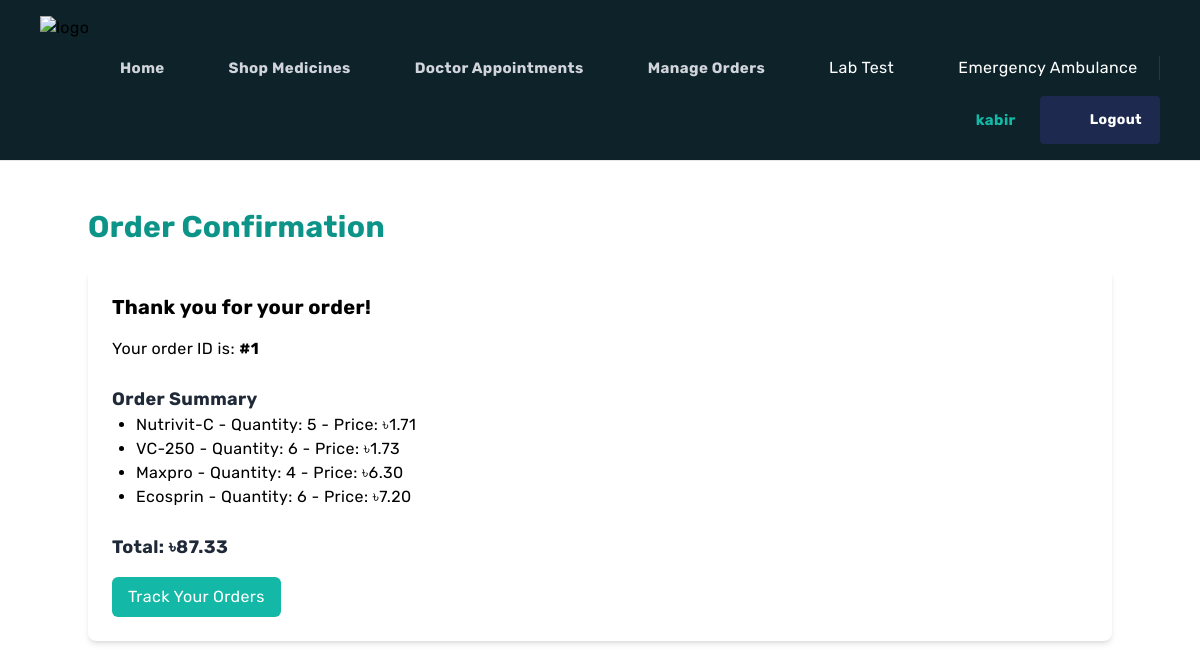
/order_confirmation/1/ (signed in), run on the app's committed database.
### hospital/models.py (models this page shows, shortened)
class Order(models.Model):
    STATUS_CHOICES = [
        ('pending', 'Pending'),
        ('processing', 'Processing'),
        ('shipped', 'Shipped'),
        ('out_for_delivery', 'Out for Delivery'),
        ('delivered', 'Delivered'),
        ('cancelled', 'Cancelled'),
        ('returned', 'Returned'),
    ]
    user = models.ForeignKey(User, on_delete=models.CASCADE, related_name='orders')
    medicines = models.ManyToManyField('Medicine', through='OrderItem', related_name='orders')
    total = models.DecimalField(max_digits=10, decimal_places=2, default=0.00)
    ordered_at = models.DateTimeField(auto_now_add=True)
    status = models.CharField(max_length=20, choices=STATUS_CHOICES, default='pending')
    tracking_number = models.CharField(max_length=50, unique=True, blank=True, null=True)
    courier_name = models.CharField(max_length=50, blank=True, null=True)
    expected_delivery_date = models.DateField(blank=True, null=True)
    shipping_address = models.CharField(max_length=255, blank=True, null=True)
    delivery_instructions = models.TextField(blank=True, null=True)

class OrderItem(models.Model):
    order = models.ForeignKey(Order, on_delete=models.CASCADE, related_name='order_items')
    medicine = models.ForeignKey(Medicine, on_delete=models.CASCADE, related_name='order_items')
    quantity = models.PositiveIntegerField(default=1)

class Medicine(models.Model):
    CATEGORY_CHOICES = [
        ('Diabetic Care', 'Diabetic Care'),
        ('OTC Medicine', 'OTC Medicine'),
        ('Pain Relief', 'Pain Relief'),
        ('Vitamins & Supplements', 'Vitamins & Supplements'),
        ('Womens Care', 'Womens Care'),
        ('Cold & Flu', 'Cold & Flu'),
        ('Skin Care', 'Skin Care'),
        ('Others', 'Others'),
    ]
    TYPE_CHOICES = [
        ('Tablet', 'Tablet'),
        ('Syrup', 'Syrup'),
        ('Capsule', 'Capsule'),
        ('Injection', 'Injection'),
        ('Cream', 'Cream'),
        ('Gel', 'Gel'),
        ('Others', 'Others'),
    ]
    name = models.CharField(max_length=255)
    manufacturer = models.CharField(max_length=255)
    image = models.ImageField(upload_to='medicines/')
    price = models.DecimalField(max_digits=10, decimal_places=2)
    category = models.CharField(max_length=50, choices=CATEGORY_CHOICES)
    dosage_mg = models.PositiveIntegerField()
    type = models.CharField(max_length=50, choices=TYPE_CHOICES)
    description = models.TextField(blank=True, null=True)
    stock = models.PositiveIntegerField(default=0)

### hospital/views.py (the view)
# urls.py: path('order_confirmation/<str:order_id>/', order_confirmation, name='order_confirmation'),
@login_required
def order_confirmation(request, order_id):
    order = get_object_or_404(Order, user=request.user, id=order_id)
    context = {
        'order': order,
    }
    return render(request, 'order_confirmation.html', context)

### templates/order_confirmation.html (shortened to what this page needs)
{% extends "base.html" %}
{% block content %}
<div class="container mx-auto py-12 min-h-screen">
    <h2 class="text-3xl font-bold text-teal-600 mb-6">Order Confirmation</h2>
    <div class="bg-white p-6 rounded-lg shadow-md">
        <h3 class="text-xl font-bold mb-4">Thank you for your order!</h3>
        <p>Your order ID is: <strong>#{{ order.id }}</strong></p>
        <h4 class="text-lg font-bold text-gray-800 mt-6">Order Summary</h4>
        <ul class="list-disc ml-6">
            {% for item in order.order_items.all %}
            <li>{{ item.medicine.name }} - Quantity: {{ item.quantity }} - Price: ৳{{ item.medicine.price }}</li>
            {% endfor %}
        </ul>
        <h4 class="text-lg font-bold text-gray-800 mt-6">Total: ৳{{ order.total }}</h4>
        <a href="{% url 'manage_orders' %}" class="mt-4 inline-block bg-teal-500 text-white px-4 py-2 rounded-md hover:bg-teal-700">Track Your Orders</a>
    </div>
</div>
{% endblock %}

### templates/base.html (shortened to what this page needs)
<!DOCTYPE html>
<html lang="en">
<head>
    <script src="https://cdn.tailwindcss.com"></script>
</head>
<body class="tracking-wide">
    <header class='flex border-b py-4 px-4 sm:px-10 bg-[#0d2329] min-h-[70px] tracking-wide relative z-50 sticky top-0'>
        <div class='flex flex-wrap items-center gap-4 w-full'>
            <a href="{% url 'home' %}">
                <img src="https://i.postimg.cc/3xGXxqt8/E-care-3-Final.png" alt="logo" class='w-36' />
            </a>
            <div id="collapseMenu"
                class='lg:!flex lg:flex-auto lg:ml-12 max-lg:hidden max-lg:before:fixed max-lg:before:bg-black max-lg:before:opacity-50 max-lg:before:inset-0 max-lg:before:z-50'>
                <div
                    class="lg:!flex lg:flex-auto max-lg:fixed max-lg:bg-white max-lg:w-1/2 max-lg:min-w-[300px] max-lg:top-0 max-lg:left-0 max-lg:p-6 max-lg:h-full max-lg:shadow-md max-lg:overflow-auto z-50">
                    <ul class='lg:flex lg:gap-x-8 max-lg:space-y-2'>
                        <li class='max-lg:border-b max-lg:py-3'>
                            <a href="{% url 'home' %}"
                                class='hover:text-teal-500 text-gray-300 block font-bold text-[15px] flex items-center'>
                                <box-icon name='home' color='#fff' class='mr-2'></box-icon> Home
                            </a>
                        </li>
                        <li class='max-lg:border-b max-lg:py-3'>
                            <a href="{% url 'shopmedicine' %}"
                                class='hover:text-teal-500 text-gray-300 block font-bold text-[15px] flex items-center'>
                                <box-icon name='store' color='#fff' class='mr-2'></box-icon> Shop Medicines
                            </a>
                        </li>
                        <li class='max-lg:border-b max-lg:py-3'>
                            <a href="{% url 'appointments' %}"
                                class='hover:text-teal-500 text-gray-300 block font-bold text-[15px] flex items-center'>
                                <box-icon name='calendar' color='#fff' class='mr-2'></box-icon> Doctor Appointments
                            </a>
                        </li>
                        <li class='max-lg:border-b max-lg:py-3'>
                            <a href="{% url 'manage_orders' %}"
                                class='hover:text-teal-500 text-gray-300 block font-bold text-[15px] flex items-center'>
                                <box-icon name='cart' color='#fff' class='mr-2'></box-icon> Manage Orders
                            </a>
                        </li>
                        <li>
                            <a href="{% url 'lab_tests' %}"
                                class="flex items-center space-x-2 text-white hover:text-teal-400">
                                <box-icon name='vial' color='#fff'></box-icon><span>Lab Test</span>
                            </a>
                        </li>
                        <li>
                            <a href="{% url 'emergency_ambulance' %}"
                                class="flex items-center space-x-2 text-white hover:text-teal-400">
                                <box-icon name='ambulance' type='solid' color='#ffffff'></box-icon><span>Emergency Ambulance</span>
                            </a>
                        </li>
                    </ul>
                </div>
            </div>
            <div class='flex items-center ml-auto space-x-6'>
                {% if user.is_authenticated %}
                  <a href="{% url 'user_profile' %}" class='text-teal-500 text-gray-200 block font-bold text-[15px] flex items-center'>
                    <box-icon name='user' color='#fff' class='mr-2'></box-icon>
                    {{ user.username }}
                </a>
                  <form action="{% url 'logout' %}" method="post">
                    <button type="submit"
                      class='px-4 py-2.5 text-sm rounded font-bold text-white border-2 border-[#1d294f] bg-[#1d294f] transition-all ease-in-out duration-300 hover:bg-transparent hover:text-teal-400 flex items-center'>
                      <box-icon name='log-out' color='#fff' class='mr-2'></box-icon>
                      Logout
                    </button>
                  </form>
                {% endif %}
              </div>
    </header>
    {% block content %}{% endblock %}
</body>
</html>

### templates/base.html (style rules this page uses)
body { font-family: "Rubik", sans-serif; }

### data on the page
Order: id "1", total "87.33"
OrderItem: medicine.name "Nutrivit-C", quantity "5", medicine.price "1.71"
OrderItem: medicine.name "VC-250", quantity "6", medicine.price "1.73"
OrderItem: medicine.name "Maxpro", quantity "4", medicine.price "6.30"
OrderItem: medicine.name "Ecosprin", quantity "6", medicine.price "7.20"

### other printed values
{{ user.username }} "kabir"
